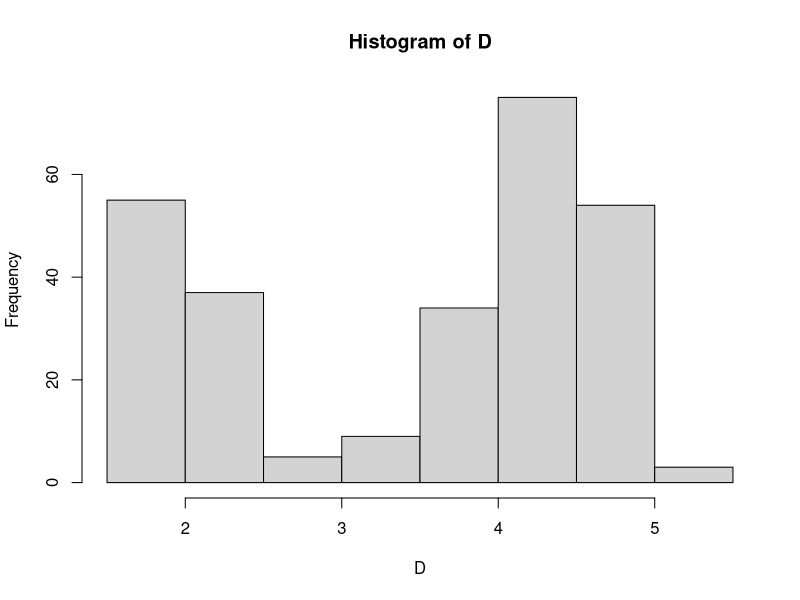
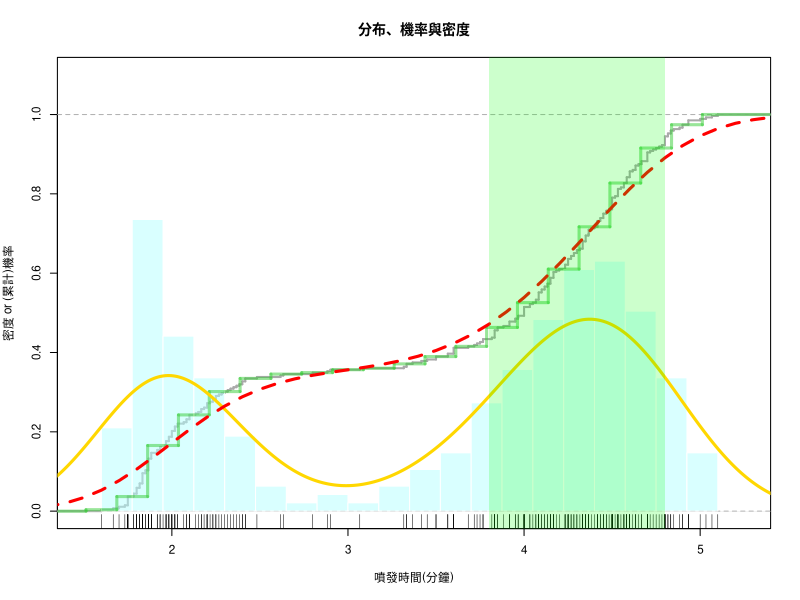

These figures' R source, in order: (Note: this script raises an error after producing the figures.)
head(faithful)
D = faithful$eruptions  # copy to a short name
summary(D)
hist(D)
# Frame
par(cex=0.7)#控制字體大小
plot(0,0,xlim=c(1.5,5.25),ylim=c(0,1.1),xlab="噴發時間(分鐘)", 
     ylab="密度 or (累計)機率", main="分布、機率與密度")
abline(h=1, col='lightgray', lwd=0.25, lty=2)

# Empirical PDF
rug(D) 
# Empirical CDF
plot(ecdf(D), cex=0, verticals=T, lwd=2, col='darkgray', add=T)# add不希望第一張圖直接換第二章，而是加上去

# Histogram PDF  (直方圖算是RUG的超級簡化)
Bins = 20       #指定欄位數                      # no. bins
bx = seq(min(D), max(D), length=Bins+1) # break sequence bin+1因為bin只欄寬會少一根件頭 
hist(D, col="#B3FFFF7F", border="white", ylim=c(0,1.1),
     freq=F, breaks=bx, add=T)#我們想要density不要feq
abline(h=0, col='lightgray', lwd=0.25)
# Histogram CDF
adj = (bx[2] - bx[1])/2
steps = stepfun(bx-adj, c(0, sapply(bx, function(b) mean(D <= b))))
plot(steps, cex=0, col='#33CC337F', lwd=3, lty=1, add=T)

# Smooth PDF  (PDF通常使用這個做為圖表)
Adjust = 1    # bandwidth adjustment
DEN = density(D, adjust = Adjust)          #連續變數:頻寬越小圖形越複雜(bandwidth)
                                           #而類別變數如Hist()則是欄寬越大越複雜(binwidth) 欄數=support/binwidth
lines(DEN, col='gold', lwd=3)
# Smooth CDF
PDF = approxfun(DEN$x, DEN$y, yleft=0, yright=0)
x = seq(1,6,0.1)
y = sapply(x, function(i) integrate(PDF, -Inf, i)$value)
lines(x, y, col='red', lwd=3, lty=2) 

# Mark Range
x1 = 3.8; x2 = 4.8
rect(x1,-0.1,x2,1.2,col= rgb(0,1,0,alpha=0.2),border=NA)
# x = seq(x1, x2, length=100)
# polygon(c(x, x2, x1),  c(PDF(x), 0, 0), col="#FF99003F", border=NA)
# Calculate Probability
(integrate(PDF, x1, x2)$value)

###############################
rbinom(1000000, 1000, 0.2) %>% hist(breaks=100,freq=F)
curve(dnorm(x,mean=200,sd=sqrt(160)), col='red', lwd=2, add=T)


